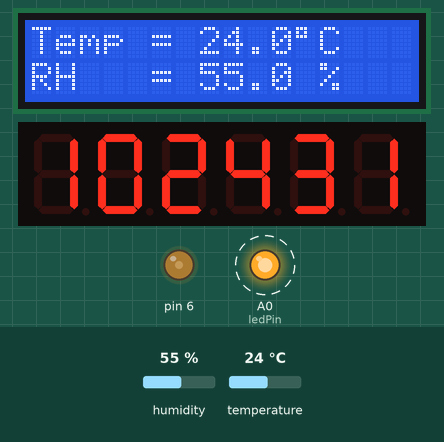
Bench run of a sketch on a simulated Arduino Mega 2560, built with avr-gcc and run on an emulated ATmega2560. Parts: 16×2 character LCD, 6-digit seven-segment display, output pins drawn as LEDs (lit = HIGH). Dashed ring = blinking. The test bench sets the inputs (shaded band); at power-on: humidity 55 %, temperature 24 °C. The local clock reads 2024-03-15 10:24:30 at power-on unless the sketch sets it; what the sketch prints to the serial monitor is not drawn.

Above: at 1.6 s.
1.7 s: humidity set to 22 %
At 4.6 s:
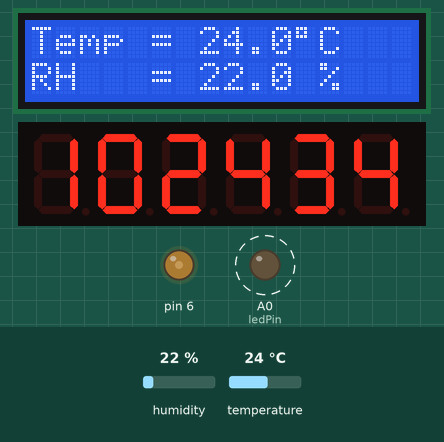
7.9 s: temperature set to 12 °C
At 9.8 s:
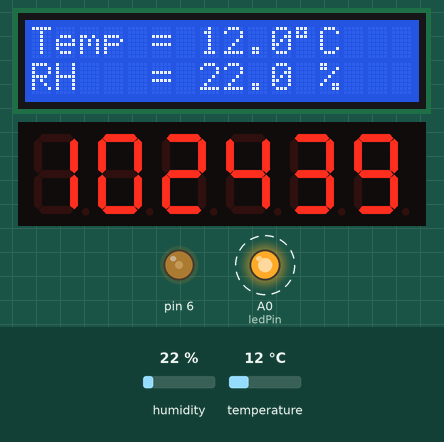
11.7 s: humidity set to 40 %
At 14.1 s:
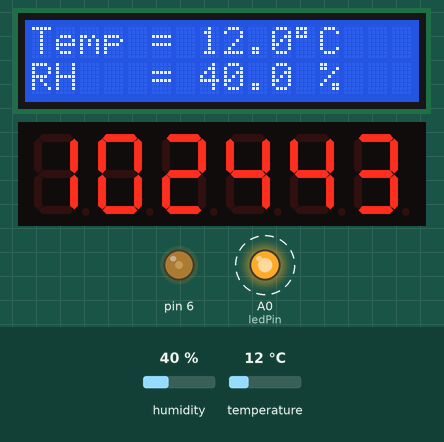
15.8 s: temperature set to 19 °C
At 18.1 s:
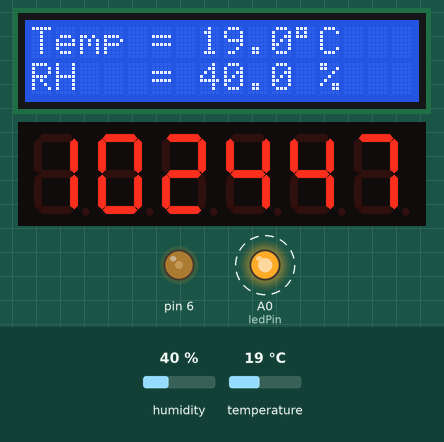
Timing chart, 0 to 20.8 s (numbered marks = the images above; inputs shaded):
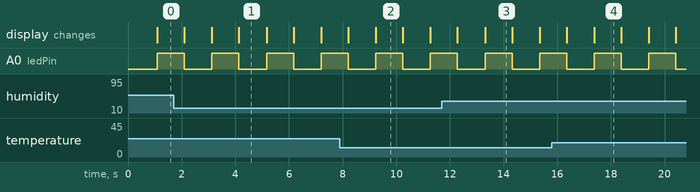

The sketch:

DigitalClock.ino
```cpp
#include "SevSeg.h"
#include <Wire.h>
#include <TimeLib.h>
#include <DS1307RTC.h>
#include <LiquidCrystal.h>
#include "DHT.h"

int contrast = 75;
#define DHTPIN 13

SevSeg Display;
LiquidCrystal lcd(12, 11, 10, 9, 8, 7);

#define DHTTYPE DHT11
DHT dht(DHTPIN, DHTTYPE);

char temperature[] = "Temp = 00.0 C  ";
char humidity[]    = "RH   = 00.0 %  ";
const int ledPin =  A0;
unsigned long number;
unsigned long currentMillis;
unsigned long Hour;
int ledState = LOW;
unsigned long previousMillis = 0;
const long interval = 500;

void setup()
{
  pinMode(ledPin, OUTPUT);
  analogWrite(6, contrast);
  lcd.begin(16, 2);
  dht.begin();
  Serial.begin(9600);
  byte numDigits = 6;
  byte digitPins[] = {0, 1, 2, 3, 4, 5};
  byte segmentPins[] = {22, 23, 24, 25, 26, 27, 28, 29};
  bool resistorsOnSegments = true;
  bool updateWithDelaysIn = true;
  byte hardwareConfig = COMMON_CATHODE;
  bool updateWithDelays = false;
  bool leadingZeros = false;
  bool disableDecPoint = false;
  Display.begin(hardwareConfig, numDigits, digitPins, segmentPins, resistorsOnSegments, updateWithDelays, leadingZeros, disableDecPoint);
  Display.setBrightness(100);
}

void loop()
{
  delay(1000); // wait 1s between readings
  byte RH = dht.readHumidity(); // Read humidity
  byte Temp = dht.readTemperature(); //Read temperature in degree Celsius

  // Check if any reads failed and exit early (to try again)
  if (isnan(RH) || isnan(Temp)) {
    lcd.clear();
    lcd.setCursor(5, 0);
    lcd.print("Error");
    return;
  }

  temperature[7]     = Temp / 10 + 48; //7th character of the array is equal to the tens of temperature value
  temperature[8]     = Temp % 10 + 48;  //8th character of the array is equal to the ones of temperature value
  temperature[11]    = 223; //adding the degree symbol (°) in ASCII
  humidity[7]        = RH / 10 + 48; //7th character of the array is equal to the tens of humidity value
  humidity[8]        = RH % 10 + 48; //8th character of the array is equal to the tens of humidity value
  lcd.setCursor(0, 0);
  lcd.print(temperature);
  lcd.setCursor(0, 1);
  lcd.print(humidity);

  //blinking the LEDs every second
  currentMillis = millis();
  if (currentMillis - previousMillis >= interval)
  {
    previousMillis = currentMillis;
    if (ledState == LOW)
    {
      ledState = HIGH;
    }
    else
    {
      ledState = LOW;
    }
    digitalWrite(ledPin, ledState);
  }

  tmElements_t tm;
  if (RTC.read(tm)) //read time from RTC
  {
    Hour = tm.Hour;
    if (tm.Hour > 12) //conversion to 12-h format from 24-h format
    {
      if (tm.Hour == 13) Hour = 1;
      if (tm.Hour == 14) Hour = 2;
      if (tm.Hour == 15) Hour = 3;
      if (tm.Hour == 16) Hour = 4;
      if (tm.Hour == 17) Hour = 5;
      if (tm.Hour == 18) Hour = 6;
      if (tm.Hour == 19) Hour = 7;
      if (tm.Hour == 20) Hour = 8;
      if (tm.Hour == 21) Hour = 9;
      if (tm.Hour == 22) Hour = 10;
      if (tm.Hour == 23) Hour = 11;
    }
    else
    {
      if (tm.Hour == 0) Hour = 12;
    }
  }
  number = ((Hour * 10000) + (tm.Minute * 100) +  tm.Second); //calculate a 6-digit integer to pass to the seven segment displays as current time
  Display.setNumber(number);
  Serial.println(number);
  Display.refreshDisplay();
}
```

Measured:
- by itself, A0 (ledPin): alternates HIGH for 1.0 s and LOW for 1.0 s
- what the display in image 1 shows lasts 1.1 s, from 4.1 s to 5.2 s
